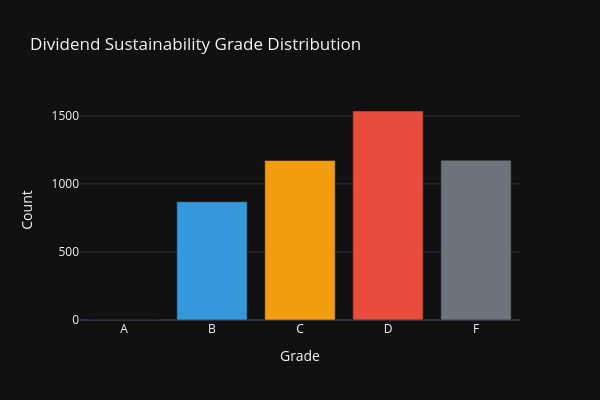

Notebook code for this chart:
### Code cell
print("=" * 80)
print("DIVIDEND SUSTAINABILITY SCORECARD")
print("=" * 80)

from finance_ml.dashboards.widgets import create_dividend_sustainability_scorecard

# Create output directory for dividend analytics
dividend_scorecard_dir = OUTPUT_DIR / "eda" / "dividend_analytics"
dividend_scorecard_dir.mkdir(parents=True, exist_ok=True)

# Generate the dividend sustainability scorecard
scorecard_output_path = dividend_scorecard_dir / "dividend_sustainability_scorecard.csv"
dividend_scorecard = create_dividend_sustainability_scorecard(
    df=all_stocks_dividends,
    output_path=scorecard_output_path
)

print(f"\n📊 Dividend Sustainability Scorecard Generated")
print(f"   Total stocks scored: {len(dividend_scorecard):,}")

# Display grade distribution
if "sustainability_grade" in dividend_scorecard.columns:
    grade_dist = dividend_scorecard["sustainability_grade"].value_counts().sort_index(ascending=False).reset_index()
    grade_dist.columns = ['Grade', 'Count']

    print("\n📈 Sustainability Grade Distribution:")
    for _, row in grade_dist.iterrows():
        pct = row['Count'] / len(dividend_scorecard) * 100
        print(f"   Grade {row['Grade']}: {row['Count']:,} stocks ({pct:.1f}%)")

    # Visual distribution
    fig_dist = px.bar(
        grade_dist,
        x='Grade',
        y='Count',
        title="Dividend Sustainability Grade Distribution",
        color='Grade',
        color_discrete_map={'A': '#00bc8c', 'B': '#3498db', 'C': '#f39c12', 'D': '#e74c3c', 'F': '#6c757d'},
        template=PLOTLY_TEMPLATE
    )
    fig_dist.update_layout(showlegend=False, height=400, width=600)
    fig_dist.show()

# Display top sustainable dividend stocks
print("\n🏆 Top 15 Dividend Sustainability Scores:")
score_col = "dividend_sustainability_score"
display_cols = ["ticker", "sector", score_col, "sustainability_grade",
                "payout_score", "fcf_coverage_score", "div_growth_score", "balance_sheet_score"]
available_display = [c for c in display_cols if c in dividend_scorecard.columns]

top_sustainable = dividend_scorecard.nlargest(15, score_col)[available_display]
display(top_sustainable.style.background_gradient(
    subset=[score_col],
    cmap="RdYlGn"
))

# Sector-level summary
if "sector" in dividend_scorecard.columns:
    print("\n📊 Average Sustainability Score by Sector:")
    sector_scores = (
        dividend_scorecard.groupby("sector")[score_col]
        .agg(["mean", "median", "count"])
        .round(1)
        .sort_values("mean", ascending=False)
    )
    display(sector_scores)

print(f"\n✓ Saved: {scorecard_output_path}")

### Figure 1 — Plotly figure (JSON) as saved in the notebook; plotly's stock layout.template omitted (floating-point values rounded to 4 significant figures)
{"data": [{"hovertemplate": "Grade=%{x}<br>Count=%{y}<extra></extra>", "legendgroup": "A", "marker": {"color": "#00bc8c", "pattern": {"shape": ""}}, "name": "A", "orientation": "v", "showlegend": true, "textposition": "auto", "x": ["A"], "xaxis": "x", "y": [0], "yaxis": "y", "type": "bar"}, {"hovertemplate": "Grade=%{x}<br>Count=%{y}<extra></extra>", "legendgroup": "B", "marker": {"color": "#3498db", "pattern": {"shape": ""}}, "name": "B", "orientation": "v", "showlegend": true, "textposition": "auto", "x": ["B"], "xaxis": "x", "y": [869], "yaxis": "y", "type": "bar"}, {"hovertemplate": "Grade=%{x}<br>Count=%{y}<extra></extra>", "legendgroup": "C", "marker": {"color": "#f39c12", "pattern": {"shape": ""}}, "name": "C", "orientation": "v", "showlegend": true, "textposition": "auto", "x": ["C"], "xaxis": "x", "y": [1172], "yaxis": "y", "type": "bar"}, {"hovertemplate": "Grade=%{x}<br>Count=%{y}<extra></extra>", "legendgroup": "D", "marker": {"color": "#e74c3c", "pattern": {"shape": ""}}, "name": "D", "orientation": "v", "showlegend": true, "textposition": "auto", "x": ["D"], "xaxis": "x", "y": [1536], "yaxis": "y", "type": "bar"}, {"hovertemplate": "Grade=%{x}<br>Count=%{y}<extra></extra>", "legendgroup": "F", "marker": {"color": "#6c757d", "pattern": {"shape": ""}}, "name": "F", "orientation": "v", "showlegend": true, "textposition": "auto", "x": ["F"], "xaxis": "x", "y": [1174], "yaxis": "y", "type": "bar"}], "layout": {"xaxis": {"anchor": "y", "domain": [0.0, 1.0], "title": {"text": "Grade"}, "categoryorder": "array", "categoryarray": ["A", "B", "C", "D", "F"]}, "yaxis": {"anchor": "x", "domain": [0.0, 1.0], "title": {"text": "Count"}}, "legend": {"title": {"text": "Grade"}, "tracegroupgap": 0}, "title": {"text": "Dividend Sustainability Grade Distribution"}, "barmode": "relative", "showlegend": false, "height": 400, "width": 600}}
